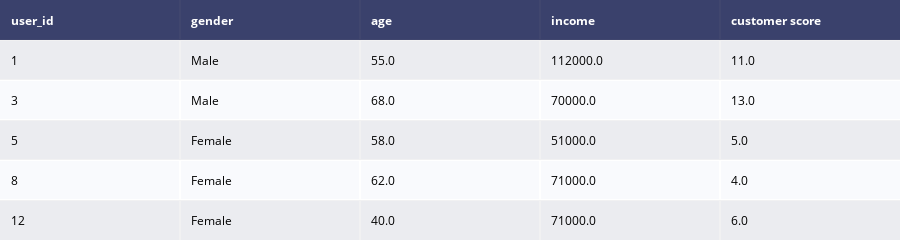

The code cell stored with this chart in its notebook:
### Code cell
# importing the dataset
data = pd.read_csv('instacart_customer.csv')

dat = ff.create_table(data.head())

py.iplot(dat)

### Figure 1 — Plotly figure (JSON) as saved in the notebook; plotly's stock layout.template omitted (floating-point values rounded to 4 significant figures)
{"data": [{"colorscale": [[0, "#00083e"], [0.5, "#ededee"], [1, "#ffffff"]], "hoverinfo": "none", "opacity": 0.75, "showscale": false, "type": "heatmap", "z": [[0, 0, 0, 0, 0], [0.5, 0.5, 0.5, 0.5, 0.5], [1, 1, 1, 1, 1], [0.5, 0.5, 0.5, 0.5, 0.5], [1, 1, 1, 1, 1], [0.5, 0.5, 0.5, 0.5, 0.5]]}], "layout": {"annotations": [{"align": "left", "font": {"color": "#ffffff"}, "showarrow": false, "text": "<b>user_id</b>", "x": -0.45, "xanchor": "left", "xref": "x", "y": 0, "yref": "y"}, {"align": "left", "font": {"color": "#ffffff"}, "showarrow": false, "text": "<b>gender</b>", "x": 0.55, "xanchor": "left", "xref": "x", "y": 0, "yref": "y"}, {"align": "left", "font": {"color": "#ffffff"}, "showarrow": false, "text": "<b>age</b>", "x": 1.55, "xanchor": "left", "xref": "x", "y": 0, "yref": "y"}, {"align": "left", "font": {"color": "#ffffff"}, "showarrow": false, "text": "<b>income</b>", "x": 2.55, "xanchor": "left", "xref": "x", "y": 0, "yref": "y"}, {"align": "left", "font": {"color": "#ffffff"}, "showarrow": false, "text": "<b>customer score</b>", "x": 3.55, "xanchor": "left", "xref": "x", "y": 0, "yref": "y"}, {"align": "left", "font": {"color": "#000000"}, "showarrow": false, "text": "1", "x": -0.45, "xanchor": "left", "xref": "x", "y": 1, "yref": "y"}, {"align": "left", "font": {"color": "#000000"}, "showarrow": false, "text": "Male", "x": 0.55, "xanchor": "left", "xref": "x", "y": 1, "yref": "y"}, {"align": "left", "font": {"color": "#000000"}, "showarrow": false, "text": "55.0", "x": 1.55, "xanchor": "left", "xref": "x", "y": 1, "yref": "y"}, {"align": "left", "font": {"color": "#000000"}, "showarrow": false, "text": "112000.0", "x": 2.55, "xanchor": "left", "xref": "x", "y": 1, "yref": "y"}, {"align": "left", "font": {"color": "#000000"}, "showarrow": false, "text": "11.0", "x": 3.55, "xanchor": "left", "xref": "x", "y": 1, "yref": "y"}, {"align": "left", "font": {"color": "#000000"}, "showarrow": false, "text": "3", "x": -0.45, "xanchor": "left", "xref": "x", "y": 2, "yref": "y"}, {"align": "left", "font": {"color": "#000000"}, "showarrow": false, "text": "Male", "x": 0.55, "xanchor": "left", "xref": "x", "y": 2, "yref": "y"}, {"align": "left", "font": {"color": "#000000"}, "showarrow": false, "text": "68.0", "x": 1.55, "xanchor": "left", "xref": "x", "y": 2, "yref": "y"}, {"align": "left", "font": {"color": "#000000"}, "showarrow": false, "text": "70000.0", "x": 2.55, "xanchor": "left", "xref": "x", "y": 2, "yref": "y"}, {"align": "left", "font": {"color": "#000000"}, "showarrow": false, "text": "13.0", "x": 3.55, "xanchor": "left", "xref": "x", "y": 2, "yref": "y"}, {"align": "left", "font": {"color": "#000000"}, "showarrow": false, "text": "5", "x": -0.45, "xanchor": "left", "xref": "x", "y": 3, "yref": "y"}, {"align": "left", "font": {"color": "#000000"}, "showarrow": false, "text": "Female", "x": 0.55, "xanchor": "left", "xref": "x", "y": 3, "yref": "y"}, {"align": "left", "font": {"color": "#000000"}, "showarrow": false, "text": "58.0", "x": 1.55, "xanchor": "left", "xref": "x", "y": 3, "yref": "y"}, {"align": "left", "font": {"color": "#000000"}, "showarrow": false, "text": "51000.0", "x": 2.55, "xanchor": "left", "xref": "x", "y": 3, "yref": "y"}, {"align": "left", "font": {"color": "#000000"}, "showarrow": false, "text": "5.0", "x": 3.55, "xanchor": "left", "xref": "x", "y": 3, "yref": "y"}, {"align": "left", "font": {"color": "#000000"}, "showarrow": false, "text": "8", "x": -0.45, "xanchor": "left", "xref": "x", "y": 4, "yref": "y"}, {"align": "left", "font": {"color": "#000000"}, "showarrow": false, "text": "Female", "x": 0.55, "xanchor": "left", "xref": "x", "y": 4, "yref": "y"}, {"align": "left", "font": {"color": "#000000"}, "showarrow": false, "text": "62.0", "x": 1.55, "xanchor": "left", "xref": "x", "y": 4, "yref": "y"}, {"align": "left", "font": {"color": "#000000"}, "showarrow": false, "text": "71000.0", "x": 2.55, "xanchor": "left", "xref": "x", "y": 4, "yref": "y"}, {"align": "left", "font": {"color": "#000000"}, "showarrow": false, "text": "4.0", "x": 3.55, "xanchor": "left", "xref": "x", "y": 4, "yref": "y"}, {"align": "left", "font": {"color": "#000000"}, "showarrow": false, "text": "12", "x": -0.45, "xanchor": "left", "xref": "x", "y": 5, "yref": "y"}, {"align": "left", "font": {"color": "#000000"}, "showarrow": false, "text": "Female", "x": 0.55, "xanchor": "left", "xref": "x", "y": 5, "yref": "y"}, {"align": "left", "font": {"color": "#000000"}, "showarrow": false, "text": "40.0", "x": 1.55, "xanchor": "left", "xref": "x", "y": 5, "yref": "y"}, {"align": "left", "font": {"color": "#000000"}, "showarrow": false, "text": "71000.0", "x": 2.55, "xanchor": "left", "xref": "x", "y": 5, "yref": "y"}, {"align": "left", "font": {"color": "#000000"}, "showarrow": false, "text": "6.0", "x": 3.55, "xanchor": "left", "xref": "x", "y": 5, "yref": "y"}], "height": 230, "margin": {"b": 0, "l": 0, "r": 0, "t": 0}, "xaxis": {"dtick": 1, "gridwidth": 2, "showticklabels": false, "tick0": -0.5, "ticks": "", "zeroline": false}, "yaxis": {"autorange": "reversed", "dtick": 1, "gridwidth": 2, "showticklabels": false, "tick0": 0.5, "ticks": "", "zeroline": false}}}
